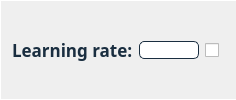
                                <widget class="QFrame" name="frame_nr_iterations_7">
                                 <property name="styleSheet">
                                  <string notr="true">border-bottom: 0.5px solid #FFFFFF;
border-left: 0.5px solid #FFFFFF;
border-top: 1px solid #FFFFFF;
</string>
                                 </property>
                                 <property name="frameShape">
                                  <enum>QFrame::NoFrame</enum>
                                 </property>
                                 <property name="frameShadow">
                                  <enum>QFrame::Plain</enum>
                                 </property>
                                 <layout class="QHBoxLayout" name="horizontalLayout_96">
                                  <item>
                                   <widget class="QLabel" name="label_nr_iterations_7">
                                    <property name="sizePolicy">
                                     <sizepolicy hsizetype="Minimum" vsizetype="Preferred">
                                      <horstretch>0</horstretch>
                                      <verstretch>0</verstretch>
                                     </sizepolicy>
                                    </property>
                                    <property name="maximumSize">
                                     <size>
                                      <width>16777215</width>
                                      <height>16777215</height>
                                     </size>
                                    </property>
                                    <property name="font">
                                     <font>
                                      <family>Avenir</family>
                                      <pointsize>13</pointsize>
                                      <weight>75</weight>
                                      <italic>false</italic>
                                      <bold>true</bold>
                                     </font>
                                    </property>
                                    <property name="toolTip">
                                     <string>&lt;html&gt;&lt;head/&gt;&lt;body&gt;&lt;p&gt;&lt;span style=&quot; font-weight:400;&quot;&gt;The weight of each topic.&lt;/span&gt;&lt;/p&gt;&lt;/body&gt;&lt;/html&gt;</string>
                                    </property>
                                    <property name="styleSheet">
                                     <string notr="true">font: 87 13pt &quot;Avenir&quot;;
color:#1A2E40;
font-weight: bold;
border:None;</string>
                                    </property>
                                    <property name="text">
                                     <string>Learning rate:</string>
                                    </property>
                                   </widget>
                                  </item>
                                  <item>
                                   <widget class="QLineEdit" name="lineEdit_nr_iterations_7">
                                    <property name="sizePolicy">
                                     <sizepolicy hsizetype="Minimum" vsizetype="Fixed">
                                      <horstretch>0</horstretch>
                                      <verstretch>0</verstretch>
                                     </sizepolicy>
                                    </property>
                                    <property name="minimumSize">
                                     <size>
                                      <width>0</width>
                                      <height>0</height>
                                     </size>
                                    </property>
                                    <property name="maximumSize">
                                     <size>
                                      <width>60</width>
                                      <height>16777215</height>
                                     </size>
                                    </property>
                                    <property name="styleSheet">
                                     <string notr="true">QLineEdit {	
	background-color: #FFFFFF;
	font: 87 italic 12pt &quot;Avenir&quot;;
	border-radius: 5px;
	border: 1px solid #1A2E40;
	color:black;
}</string>
                                    </property>
                                   </widget>
                                  </item>
                                  <item>
                                   <widget class="QCheckBox" name="checkBox_nr_iterations_7">
                                    <property name="sizePolicy">
                                     <sizepolicy hsizetype="Fixed" vsizetype="Fixed">
                                      <horstretch>0</horstretch>
                                      <verstretch>0</verstretch>
                                     </sizepolicy>
                                    </property>
                                    <property name="styleSheet">
                                     <string notr="true">border:0px;</string>
                                    </property>
                                    <property name="text">
                                     <string/>
                                    </property>
                                   </widget>
                                  </item>
                                 </layout>
                                </widget>
